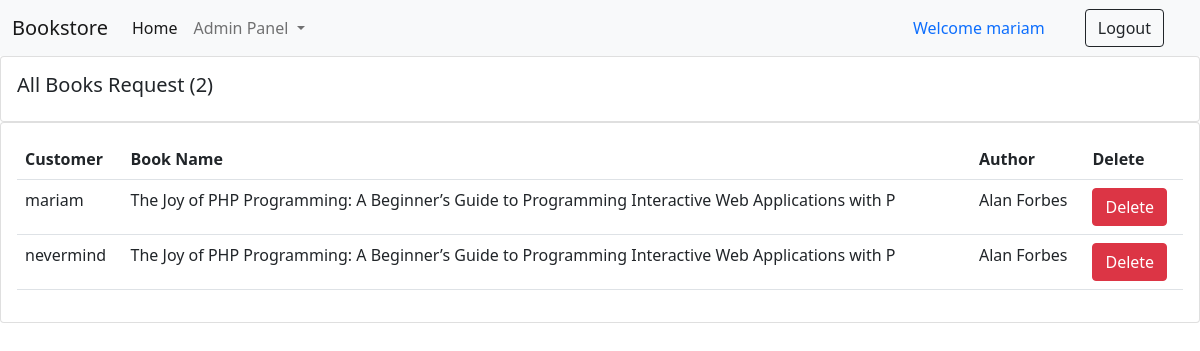
/see_requested_books/ (signed in), run on the app's committed database.
### books/models.py (models this page shows, shortened)
class Request_Book(models.Model):
    book_name = models.CharField(max_length=100)
    author = models.CharField(max_length=100)
    user = models.ForeignKey(User, on_delete=models.CASCADE, default=1)

### books/views.py (the view)
# urls.py: path("see_requested_books/", views.see_requested_books, name="see_requested_books"),
def see_requested_books(request):
    requested_book = Request_Book.objects.all()
    requested_books_count = requested_book.count()
    return render(request, "see_requested_books.html", {'requested_book':requested_book, 'requested_books_count':requested_books_count})

### books/templates/see_requested_books.html (shortened to what this page needs)
{% extends 'admin_navbar.html' %}
{% block body %}
{% load static %}
<div class="row">
    <div class="col-md">
      <div class="card card-body">
        <h5>All Books Request ({{requested_books_count}})</h5>
      </div>
      <div class="card card-body">
        <table class="table">
          <tr>
            <th>Customer</th>
            <th>Book Name</th>
            <th>Author</th>
            <th>Delete</th>
          </tr>
          {% for i in requested_book %}
            <tr>
              <td>{{i.user}}</td>
              <td>{{i.book_name}}</td>
              <td>{{i.author}}</td>
              <td><a href="/delete_requested_books/delete_{{i.id}}/" class="btn btn-danger">Delete</a></td>
            </tr>
          {% endfor %}
        </table>
      </div>
    </div>
  </div>
  {% endblock %}

### books/templates/admin_navbar.html (shortened to what this page needs)
<!doctype html>
<html lang="en">
  <head>
    <link href="https://cdn.jsdelivr.net/npm/bootstrap@5.0.2/dist/css/bootstrap.min.css" rel="stylesheet">
  </head>
  <body>
    <nav class="navbar navbar-expand-lg navbar-light bg-light">
        <div class="container-fluid">
          <a class="navbar-brand" href="/"> Bookstore</a>
          <div class="collapse navbar-collapse" id="navbarSupportedContent">
            <ul class="navbar-nav me-auto mb-2 mb-lg-0">
              <li class="nav-item">
                <a class="nav-link active" aria-current="page" href="/">Home</a>
              </li>
              <li class="nav-item dropdown">
                <a class="nav-link dropdown-toggle" href="#" id="navbarDropdown" role="button" data-bs-toggle="dropdown" aria-expanded="false">
                  Admin Panel
                </a>
              </li>
            </ul>
            {% if user.is_authenticated %}
              <a class="nav-link" href="#">Welcome {{request.user}}</a>
              <a href="/logout/" class="btn btn-outline-dark mx-4" type="submit">Logout</a>
            {% endif %}
          </div>
        </div>
      </nav>
      {% block body %}
      {% endblock %}
    </body>
    </html>

### data on the page
Request_Book: user "mariam", book_name "The Joy of PHP Programming: A Beginner’s Guide to Programming Interactive Web Applications with P", author "Alan Forbes"
Request_Book: user "nevermind", book_name "The Joy of PHP Programming: A Beginner’s Guide to Programming Interactive Web Applications with P", author "Alan Forbes"

### other printed values
{{ request.user }} "mariam"
{{ requested_books_count }} "2"
